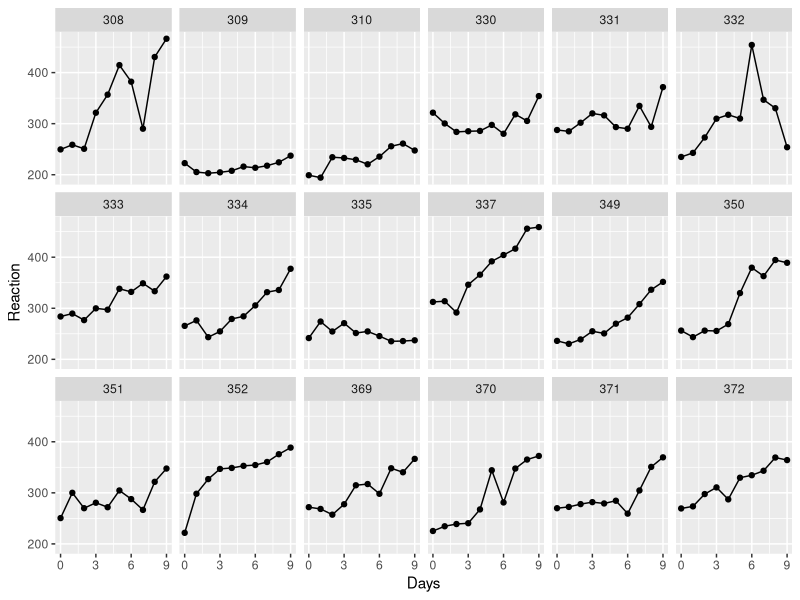

The R source for this figure:
# =============================================================================
# Introduccion conceptual a los modelos lineales mixtos
#
# El codigo del ejemplo con sleepstudy del documento
# day1_02_intro_conceptual_lmm.html, en el mismo orden y con los mismos nombres de
# objetos. Para ejecutarlo linea a linea en RStudio (Ctrl/Cmd + Enter)
# mientras se sigue el documento.
# =============================================================================

# install.packages(c("tidyverse", "lme4"))
library(tidyverse)
library(lme4)

options(scipen = 999, width = 120)  # sin notacion cientifica, consola ancha

# --- Los datos ---------------------------------------------------------------

# sleepstudy (Belenky et al., 2003) viene con lme4: 18 participantes, diez
# dias cada uno (Days, de 0 a 9) y el tiempo medio de reaccion de cada dia
# (Reaction, en ms)
data("sleepstudy", package = "lme4")
sleep <- as_tibble(sleepstudy)
print(sleep)


# Un panel por participante: cada uno empieza en un nivel distinto (su
# intercepto) y sube a un ritmo distinto (su pendiente)
sleep_plot <- ggplot(data = sleep, mapping = aes(x = Days, y = Reaction)) +
  geom_line() +
  geom_point() +
  facet_wrap(~ Subject, nrow = 3) +
  scale_x_continuous(breaks = c(0, 3, 6, 9))

sleep_plot

# =============================================================================
# Como leer la salida de lme4
# =============================================================================

# Ajustar el modelo de interceptos y pendientes variables: cada
# participante tiene su propio intercepto y su propia pendiente de los dias
sleep_model_slopes <- lmer(
  formula = Reaction ~ 1 + Days + (1 + Days | Subject),
  data = sleep
)
summary(sleep_model_slopes)

# ranef(): la desviacion de cada participante respecto al intercepto y a la
# pendiente de la poblacion (los u_j y los v_j)
ranef(sleep_model_slopes)

# coef(): el intercepto y la pendiente de cada participante, es decir, el
# efecto fijo mas su desviacion
coef(sleep_model_slopes)

# check assumptions
# performance::check_model(sleep_model_slopes)

sessionInfo()
